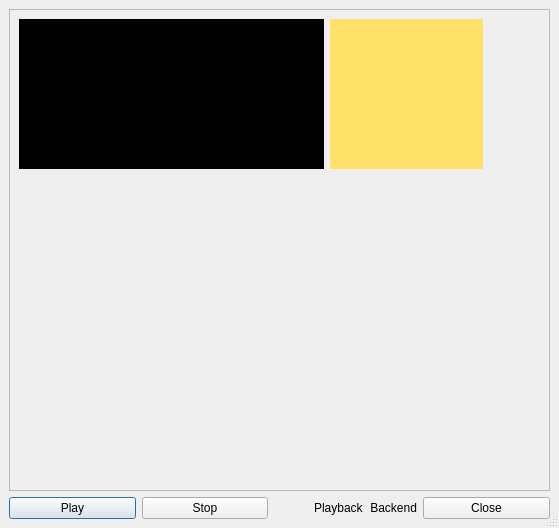
<ui version="4.0" >
 <author></author>
 <comment></comment>
 <exportmacro></exportmacro>
 <class>Tonal_Analysis</class>
 <widget class="QDialog" name="Tonal_Analysis" >
  <property name="geometry" >
   <rect>
    <x>0</x>
    <y>0</y>
    <width>559</width>
    <height>528</height>
   </rect>
  </property>
  <property name="windowTitle" >
   <string>Tonal Analysis</string>
  </property>
  <property name="sizeGripEnabled" >
   <bool>true</bool>
  </property>
  <layout class="QVBoxLayout" >
   <property name="margin" >
    <number>9</number>
   </property>
   <property name="spacing" >
    <number>6</number>
   </property>
   <item>
    <widget class="QFrame" name="frame3" >
     <property name="sizePolicy" >
      <sizepolicy>
       <hsizetype>7</hsizetype>
       <vsizetype>7</vsizetype>
       <horstretch>0</horstretch>
       <verstretch>0</verstretch>
      </sizepolicy>
     </property>
     <property name="frameShape" >
      <enum>QFrame::StyledPanel</enum>
     </property>
     <property name="frameShadow" >
      <enum>QFrame::Raised</enum>
     </property>
     <layout class="QGridLayout" >
      <property name="margin" >
       <number>9</number>
      </property>
      <property name="spacing" >
       <number>6</number>
      </property>
      <item rowspan="3" row="0" column="2" >
       <widget class="Vumeter" name="OutPort__AudioSource_0__AudioOut" >
        <property name="sizePolicy" >
         <sizepolicy>
          <hsizetype>5</hsizetype>
          <vsizetype>5</vsizetype>
          <horstretch>1</horstretch>
          <verstretch>0</verstretch>
         </sizepolicy>
        </property>
       </widget>
      </item>
      <item row="0" column="1" >
       <widget class="PolarChromaPeaks" name="OutPort__TonalAnalysis_0__Chroma___Peaks" >
        <property name="sizePolicy" >
         <sizepolicy>
          <hsizetype>5</hsizetype>
          <vsizetype>5</vsizetype>
          <horstretch>3</horstretch>
          <verstretch>0</verstretch>
         </sizepolicy>
        </property>
        <property name="palette" >
         <palette>
          <active>
           <color>
            <red>0</red>
            <green>0</green>
            <blue>0</blue>
           </color>
           <color>
            <red>221</red>
            <green>223</green>
            <blue>228</blue>
           </color>
           <color>
            <red>255</red>
            <green>255</green>
            <blue>255</blue>
           </color>
           <color>
            <red>255</red>
            <green>255</green>
            <blue>255</blue>
           </color>
           <color>
            <red>85</red>
            <green>85</green>
            <blue>85</blue>
           </color>
           <color>
            <red>199</red>
            <green>199</green>
            <blue>199</blue>
           </color>
           <color>
            <red>0</red>
            <green>0</green>
            <blue>0</blue>
           </color>
           <color>
            <red>255</red>
            <green>255</green>
            <blue>255</blue>
           </color>
           <color>
            <red>0</red>
            <green>0</green>
            <blue>0</blue>
           </color>
           <color>
            <red>255</red>
            <green>255</green>
            <blue>255</blue>
           </color>
           <color>
            <red>254</red>
            <green>225</green>
            <blue>105</blue>
           </color>
           <color>
            <red>0</red>
            <green>0</green>
            <blue>0</blue>
           </color>
           <color>
            <red>103</red>
            <green>141</green>
            <blue>178</blue>
           </color>
           <color>
            <red>255</red>
            <green>255</green>
            <blue>255</blue>
           </color>
           <color>
            <red>0</red>
            <green>0</green>
            <blue>238</blue>
           </color>
           <color>
            <red>82</red>
            <green>24</green>
            <blue>139</blue>
           </color>
           <color>
            <red>232</red>
            <green>232</green>
            <blue>232</blue>
           </color>
          </active>
          <inactive>
           <color>
            <red>0</red>
            <green>0</green>
            <blue>0</blue>
           </color>
           <color>
            <red>221</red>
            <green>223</green>
            <blue>228</blue>
           </color>
           <color>
            <red>255</red>
            <green>255</green>
            <blue>255</blue>
           </color>
           <color>
            <red>255</red>
            <green>255</green>
            <blue>255</blue>
           </color>
           <color>
            <red>85</red>
            <green>85</green>
            <blue>85</blue>
           </color>
           <color>
            <red>199</red>
            <green>199</green>
            <blue>199</blue>
           </color>
           <color>
            <red>0</red>
            <green>0</green>
            <blue>0</blue>
           </color>
           <color>
            <red>255</red>
            <green>255</green>
            <blue>255</blue>
           </color>
           <color>
            <red>0</red>
            <green>0</green>
            <blue>0</blue>
           </color>
           <color>
            <red>255</red>
            <green>255</green>
            <blue>255</blue>
           </color>
           <color>
            <red>254</red>
            <green>225</green>
            <blue>105</blue>
           </color>
           <color>
            <red>0</red>
            <green>0</green>
            <blue>0</blue>
           </color>
           <color>
            <red>103</red>
            <green>141</green>
            <blue>178</blue>
           </color>
           <color>
            <red>255</red>
            <green>255</green>
            <blue>255</blue>
           </color>
           <color>
            <red>0</red>
            <green>0</green>
            <blue>238</blue>
           </color>
           <color>
            <red>82</red>
            <green>24</green>
            <blue>139</blue>
           </color>
           <color>
            <red>232</red>
            <green>232</green>
            <blue>232</blue>
           </color>
          </inactive>
          <disabled>
           <color>
            <red>128</red>
            <green>128</green>
            <blue>128</blue>
           </color>
           <color>
            <red>221</red>
            <green>223</green>
            <blue>228</blue>
           </color>
           <color>
            <red>255</red>
            <green>255</green>
            <blue>255</blue>
           </color>
           <color>
            <red>255</red>
            <green>255</green>
            <blue>255</blue>
           </color>
           <color>
            <red>85</red>
            <green>85</green>
            <blue>85</blue>
           </color>
           <color>
            <red>199</red>
            <green>199</green>
            <blue>199</blue>
           </color>
           <color>
            <red>199</red>
            <green>199</green>
            <blue>199</blue>
           </color>
           <color>
            <red>255</red>
            <green>255</green>
            <blue>255</blue>
           </color>
           <color>
            <red>128</red>
            <green>128</green>
            <blue>128</blue>
           </color>
           <color>
            <red>254</red>
            <green>225</green>
            <blue>105</blue>
           </color>
           <color>
            <red>254</red>
            <green>225</green>
            <blue>105</blue>
           </color>
           <color>
            <red>0</red>
            <green>0</green>
            <blue>0</blue>
           </color>
           <color>
            <red>86</red>
            <green>117</green>
            <blue>148</blue>
           </color>
           <color>
            <red>255</red>
            <green>255</green>
            <blue>255</blue>
           </color>
           <color>
            <red>0</red>
            <green>0</green>
            <blue>238</blue>
           </color>
           <color>
            <red>82</red>
            <green>24</green>
            <blue>139</blue>
           </color>
           <color>
            <red>232</red>
            <green>232</green>
            <blue>232</blue>
           </color>
          </disabled>
         </palette>
        </property>
        <property name="autoFillBackground" >
         <bool>true</bool>
        </property>
       </widget>
      </item>
      <item row="0" column="0" >
       <widget class="Oscilloscope" name="OutPort__AudioSource_0__AudioOut" >
        <property name="sizePolicy" >
         <sizepolicy>
          <hsizetype>5</hsizetype>
          <vsizetype>5</vsizetype>
          <horstretch>6</horstretch>
          <verstretch>0</verstretch>
         </sizepolicy>
        </property>
        <property name="palette" >
         <palette>
          <active>
           <color>
            <red>0</red>
            <green>0</green>
            <blue>0</blue>
           </color>
           <color>
            <red>221</red>
            <green>223</green>
            <blue>228</blue>
           </color>
           <color>
            <red>255</red>
            <green>255</green>
            <blue>255</blue>
           </color>
           <color>
            <red>255</red>
            <green>255</green>
            <blue>255</blue>
           </color>
           <color>
            <red>85</red>
            <green>85</green>
            <blue>85</blue>
           </color>
           <color>
            <red>199</red>
            <green>199</green>
            <blue>199</blue>
           </color>
           <color>
            <red>0</red>
            <green>0</green>
            <blue>0</blue>
           </color>
           <color>
            <red>255</red>
            <green>255</green>
            <blue>255</blue>
           </color>
           <color>
            <red>0</red>
            <green>0</green>
            <blue>0</blue>
           </color>
           <color>
            <red>255</red>
            <green>255</green>
            <blue>255</blue>
           </color>
           <color>
            <red>0</red>
            <green>0</green>
            <blue>0</blue>
           </color>
           <color>
            <red>0</red>
            <green>0</green>
            <blue>0</blue>
           </color>
           <color>
            <red>103</red>
            <green>141</green>
            <blue>178</blue>
           </color>
           <color>
            <red>255</red>
            <green>255</green>
            <blue>255</blue>
           </color>
           <color>
            <red>0</red>
            <green>0</green>
            <blue>238</blue>
           </color>
           <color>
            <red>82</red>
            <green>24</green>
            <blue>139</blue>
           </color>
           <color>
            <red>232</red>
            <green>232</green>
            <blue>232</blue>
           </color>
          </active>
          <inactive>
           <color>
            <red>0</red>
            <green>0</green>
            <blue>0</blue>
           </color>
           <color>
            <red>221</red>
            <green>223</green>
            <blue>228</blue>
           </color>
           <color>
            <red>255</red>
            <green>255</green>
            <blue>255</blue>
           </color>
           <color>
            <red>255</red>
            <green>255</green>
            <blue>255</blue>
           </color>
           <color>
            <red>85</red>
            <green>85</green>
            <blue>85</blue>
           </color>
           <color>
            <red>199</red>
            <green>199</green>
            <blue>199</blue>
           </color>
           <color>
            <red>0</red>
            <green>0</green>
            <blue>0</blue>
           </color>
           <color>
            <red>255</red>
            <green>255</green>
            <blue>255</blue>
           </color>
           <color>
            <red>0</red>
            <green>0</green>
            <blue>0</blue>
           </color>
           <color>
            <red>255</red>
            <green>255</green>
            <blue>255</blue>
           </color>
           <color>
            <red>0</red>
            <green>0</green>
            <blue>0</blue>
           </color>
           <color>
            <red>0</red>
            <green>0</green>
            <blue>0</blue>
           </color>
           <color>
            <red>103</red>
            <green>141</green>
            <blue>178</blue>
           </color>
           <color>
            <red>255</red>
            <green>255</green>
            <blue>255</blue>
           </color>
           <color>
            <red>0</red>
            <green>0</green>
            <blue>238</blue>
           </color>
           <color>
            <red>82</red>
            <green>24</green>
            <blue>139</blue>
           </color>
           <color>
            <red>232</red>
            <green>232</green>
            <blue>232</blue>
           </color>
          </inactive>
          <disabled>
           <color>
            <red>128</red>
            <green>128</green>
            <blue>128</blue>
           </color>
           <color>
            <red>221</red>
            <green>223</green>
            <blue>228</blue>
           </color>
           <color>
            <red>255</red>
            <green>255</green>
            <blue>255</blue>
           </color>
           <color>
            <red>255</red>
            <green>255</green>
            <blue>255</blue>
           </color>
           <color>
            <red>85</red>
            <green>85</green>
            <blue>85</blue>
           </color>
           <color>
            <red>199</red>
            <green>199</green>
            <blue>199</blue>
           </color>
           <color>
            <red>199</red>
            <green>199</green>
            <blue>199</blue>
           </color>
           <color>
            <red>255</red>
            <green>255</green>
            <blue>255</blue>
           </color>
           <color>
            <red>128</red>
            <green>128</green>
            <blue>128</blue>
           </color>
           <color>
            <red>0</red>
            <green>0</green>
            <blue>0</blue>
           </color>
           <color>
            <red>0</red>
            <green>0</green>
            <blue>0</blue>
           </color>
           <color>
            <red>0</red>
            <green>0</green>
            <blue>0</blue>
           </color>
           <color>
            <red>86</red>
            <green>117</green>
            <blue>148</blue>
           </color>
           <color>
            <red>255</red>
            <green>255</green>
            <blue>255</blue>
           </color>
           <color>
            <red>0</red>
            <green>0</green>
            <blue>238</blue>
           </color>
           <color>
            <red>82</red>
            <green>24</green>
            <blue>139</blue>
           </color>
           <color>
            <red>232</red>
            <green>232</green>
            <blue>232</blue>
           </color>
          </disabled>
         </palette>
        </property>
        <property name="autoFillBackground" >
         <bool>true</bool>
        </property>
        <property name="lineColor" >
         <color>
          <red>100</red>
          <green>255</green>
          <blue>120</blue>
         </color>
        </property>
       </widget>
      </item>
      <item row="1" column="0" colspan="2" >
       <widget class="CLAM::VM::Tonnetz" name="OutPort__TonalAnalysis_0__Pitch___Profile" />
      </item>
      <item row="2" column="0" colspan="2" >
       <widget class="CLAM::VM::KeySpace" name="OutPort__TonalAnalysis_0__Chord___Correlation" />
      </item>
     </layout>
    </widget>
   </item>
   <item>
    <layout class="QHBoxLayout" >
     <property name="margin" >
      <number>0</number>
     </property>
     <property name="spacing" >
      <number>6</number>
     </property>
     <item>
      <widget class="QPushButton" name="PlayButton" >
       <property name="sizePolicy" >
        <sizepolicy>
         <hsizetype>7</hsizetype>
         <vsizetype>0</vsizetype>
         <horstretch>0</horstretch>
         <verstretch>0</verstretch>
        </sizepolicy>
       </property>
       <property name="text" >
        <string>Play</string>
       </property>
      </widget>
     </item>
     <item>
      <widget class="QPushButton" name="StopButton" >
       <property name="sizePolicy" >
        <sizepolicy>
         <hsizetype>7</hsizetype>
         <vsizetype>0</vsizetype>
         <horstretch>0</horstretch>
         <verstretch>0</verstretch>
        </sizepolicy>
       </property>
       <property name="text" >
        <string>Stop</string>
       </property>
      </widget>
     </item>
     <item>
      <layout class="QHBoxLayout" >
       <property name="margin" >
        <number>0</number>
       </property>
       <property name="spacing" >
        <number>6</number>
       </property>
       <item>
        <spacer>
         <property name="orientation" >
          <enum>Qt::Horizontal</enum>
         </property>
         <property name="sizeHint" >
          <size>
           <width>40</width>
           <height>20</height>
          </size>
         </property>
        </spacer>
       </item>
       <item>
        <widget class="QLabel" name="PlaybackIndicator" >
         <property name="text" >
          <string>Playback</string>
         </property>
        </widget>
       </item>
       <item>
        <widget class="QLabel" name="BackendIndicator" >
         <property name="text" >
          <string>Backend</string>
         </property>
         <property name="alignment" >
          <set>Qt::AlignRight|Qt::AlignTrailing|Qt::AlignVCenter</set>
         </property>
        </widget>
       </item>
      </layout>
     </item>
     <item>
      <widget class="QPushButton" name="CloseButton" >
       <property name="sizePolicy" >
        <sizepolicy>
         <hsizetype>7</hsizetype>
         <vsizetype>5</vsizetype>
         <horstretch>0</horstretch>
         <verstretch>0</verstretch>
        </sizepolicy>
       </property>
       <property name="text" >
        <string>Close</string>
       </property>
      </widget>
     </item>
    </layout>
   </item>
  </layout>
 </widget>
 <layoutdefault spacing="6" margin="11" />
 <pixmapfunction></pixmapfunction>
 <customwidgets>
  <customwidget>
   <class>Vumeter</class>
   <extends>QWidget</extends>
   <header>Vumeter.hxx</header>
   <container>0</container>
   <pixmap></pixmap>
  </customwidget>
  <customwidget>
   <class>CLAM::VM::KeySpace</class>
   <extends>CLAM::VM::Tonnetz</extends>
   <header>KeySpace.hxx</header>
   <container>0</container>
   <pixmap></pixmap>
  </customwidget>
  <customwidget>
   <class>Oscilloscope</class>
   <extends>QWidget</extends>
   <header>Oscilloscope.hxx</header>
   <container>0</container>
   <pixmap></pixmap>
  </customwidget>
  <customwidget>
   <class>PolarChromaPeaks</class>
   <extends>QWidget</extends>
   <header>PolarChromaPeaks.hxx</header>
   <container>0</container>
   <pixmap></pixmap>
  </customwidget>
  <customwidget>
   <class>CLAM::VM::Tonnetz</class>
   <extends>QWidget</extends>
   <header>Tonnetz.hxx</header>
   <container>0</container>
   <pixmap></pixmap>
  </customwidget>
 </customwidgets>
 <tabstops>
  <tabstop>PlayButton</tabstop>
  <tabstop>StopButton</tabstop>
  <tabstop>CloseButton</tabstop>
 </tabstops>
 <resources/>
 <connections>
  <connection>
   <sender>CloseButton</sender>
   <signal>clicked()</signal>
   <receiver>Tonal_Analysis</receiver>
   <slot>close()</slot>
   <hints>
    <hint type="sourcelabel" >
     <x>485</x>
     <y>474</y>
    </hint>
    <hint type="destinationlabel" >
     <x>444</x>
     <y>503</y>
    </hint>
   </hints>
  </connection>
 </connections>
</ui>
